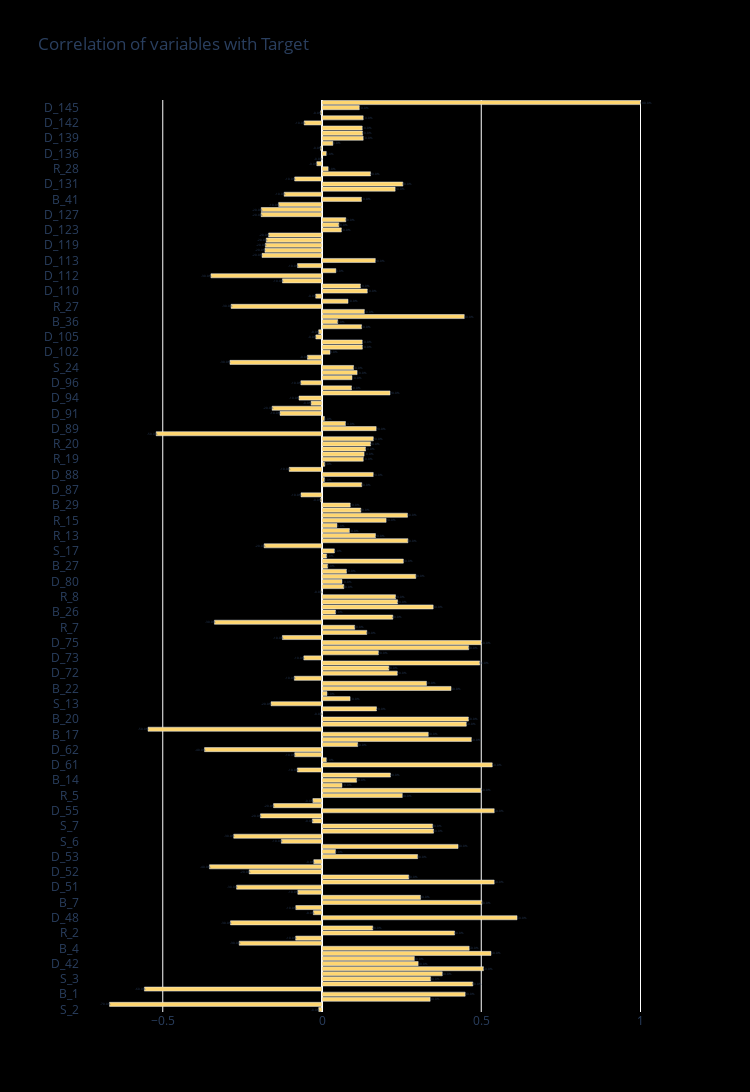

The notebook cell this image was saved under:
### Code cell
palette = cycle(["#ffd670","#70d6ff","#ff4d6d","#8338ec","#90cf8e"])

# Ensure the dataframe contains only numeric columns
df_numeric = df_train.select_dtypes(include=[np.number])  

# Compute correlation with the target column
targ = df_numeric.corrwith(df_train['target'], axis=0)

# Format the values for visualization
val = [str(round(v ,1) *100) + '%' for v in targ.values]
fig = go.Figure()
fig.add_trace(go.Bar(y=targ.index, x= targ.values, orientation='h',text = val, marker_color = next(palette)))
fig.update_layout(title = "Correlation of variables with Target",width = 750, height = 3500,
                  paper_bgcolor='rgb(0,0,0,0)',plot_bgcolor='rgb(0,0,0,0)')

### Figure 1 — Plotly figure (JSON) as saved in the notebook; plotly's stock layout.template omitted (floating-point values rounded to 4 significant figures; data arrays with more than 128 entries replaced by an {"elided": "..."} marker saying what was removed)
{"data": [{"marker": {"color": "#ffd670"}, "orientation": "h", "text": {"elided": "179 str values"}, "type": "bar", "x": {"elided": "179 float values"}, "y": {"elided": "179 str values"}}], "layout": {"height": 3500, "paper_bgcolor": "rgb(0,0,0,0)", "plot_bgcolor": "rgb(0,0,0,0)", "title": {"text": "Correlation of variables with Target"}, "width": 750, "xaxis": {"autorange": true, "range": [-0.7599, 1.093], "type": "linear"}, "yaxis": {"autorange": true, "range": [-0.5, 178.5], "type": "category"}}}
